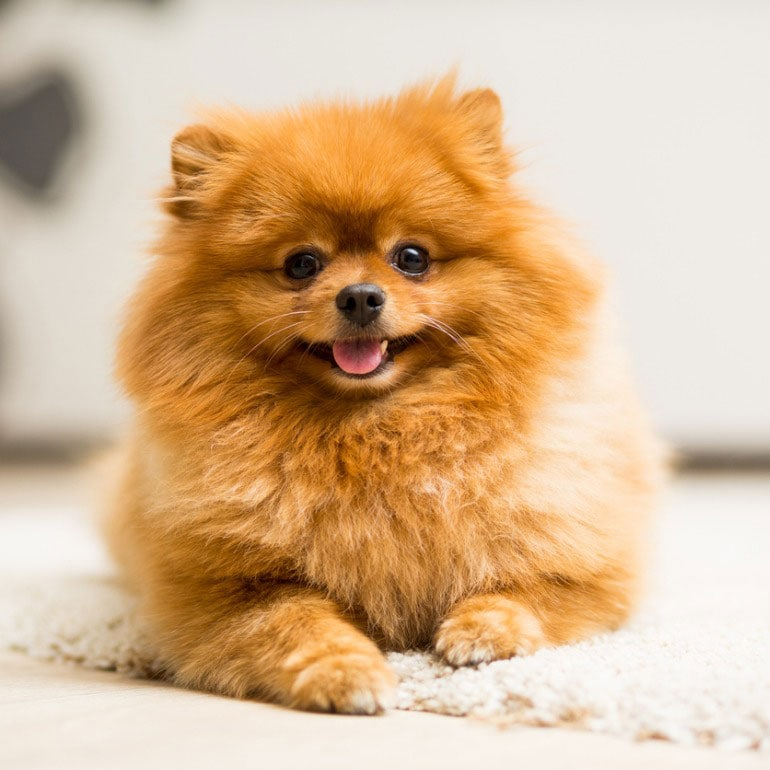
#> input picture cute-dogs-pomeranian-1165744963.jpg, 770 x 770 px
$ python imgeediting.py   (older library calls are emulated)
#> lines starting #> are read from the running program, lines starting #| are printed output that depends on the picture; after the words box and inside, x2 and y2 are one past the last pixel; in counts of white or black regions, pixels touching at a corner belong together
from email.mime import image

import cv2
import numpy as np
import matplotlib.pyplot as plt
def display_image(image, title='cute-dogs-pomeranian-1165744963.jpg'):
    plt.figure(figsize=(8, 6))
    if len(image.shape) == 2:  # Grayscale image
        plt.imshow(image, cmap='gray')
    else:  # Color image
        plt.imshow(cv2.cvtColor(image, cv2.COLOR_BGR2RGB))
    plt.title(title)
    plt.axis('off')
    plt.show()

def interactive_edge_detection(imagepath):
#> called with imagepath = 'cute-dogs-pomeranian-1165744963.jpg'
    image = cv2.imread(imagepath)
#> image is the input picture: shape (770, 770, 3); mean B, G, R 148.6, 183.7, 215.4
    if image is None:
        print("Error: Image not found.")
        return
    gray_image = cv2.cvtColor(image, cv2.COLOR_BGR2GRAY)
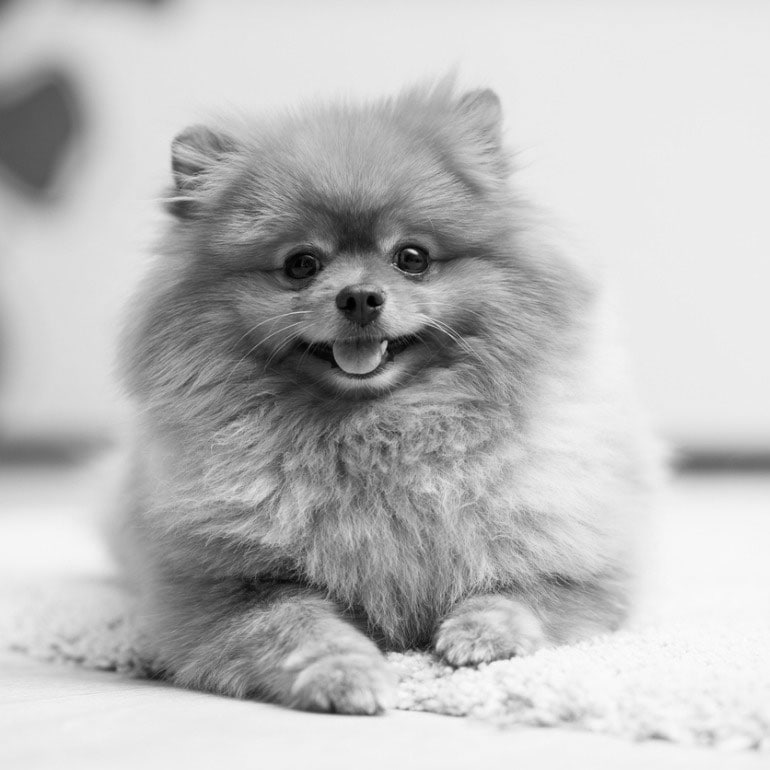
#> gray_image: shape (770, 770); min 0, max 254, mean 189.1
    display_image(gray_image, title='Original Grayscale Image')

    print("Select an option:")
    print("1. Canny Edge Detection")
    print("2. Sobel Edge Detection")
    print("3. Laplacian Edge Detection")
    print("4. Gaussian Smoothening")
    print("5. Median Filtering ")
    print("6. Exit")

    while True:
        choice = input("Enter your choice (1-6): ")
        if choice == '1':
            edges = cv2.Canny(gray_image, 100, 200)
            display_image(edges, title='Canny Edge Detection')
        elif choice == '2':
            sobelx = cv2.Sobel(gray_image, cv2.CV_64F, 1, 0, ksize=5)
            sobely = cv2.Sobel(gray_image, cv2.CV_64F, 0, 1, ksize=5)
            sobel_edges = cv2.magnitude(sobelx, sobely)
            display_image(sobel_edges.astype(np.uint8), title='Sobel Edge Detection')
        elif choice == '3':
            laplacian_edges = cv2.Laplacian(gray_image, cv2.CV_64F)
            display_image(laplacian_edges.astype(np.uint8), title='Laplacian Edge Detection')
        elif choice == '4':
            blurred_image = cv2.GaussianBlur(gray_image, (5, 5), 0)
            display_image(blurred_image, title='Gaussian Smoothening')
        elif choice == '5':
            median_filtered_image = cv2.medianBlur(gray_image, 5)
            display_image(median_filtered_image, title='Median Filtering')
        elif choice == '6':
            print("Exiting...")
            break
        else:
            print("Invalid choice. Please enter a number between 1 and 6.")
#> this loop made 7 passes; the answer given on pass 1: 1
#> pass 1, in interactive_edge_detection, `edges = cv2.Canny(gray_image, 100, 200)`:
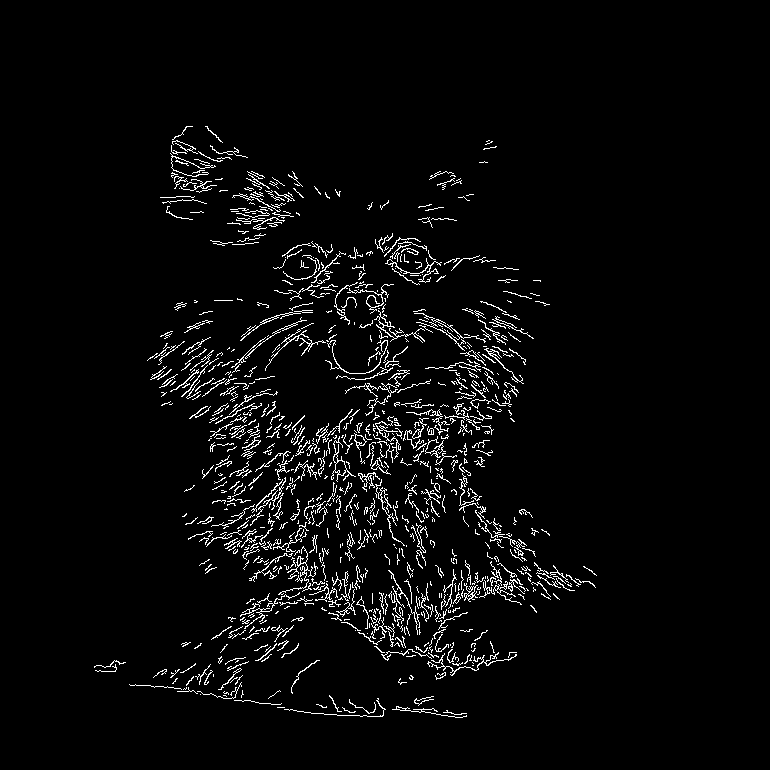
#> edges: shape (770, 770); 3.6% white in thin lines or dots, all inside (x1, y1, x2, y2) = (94, 126, 597, 718)

#> (the run stopped early here; a loop or call above may not have finished)
